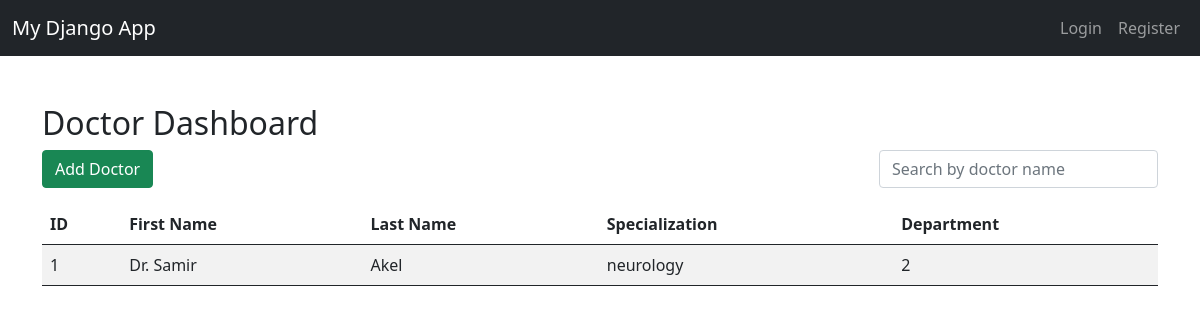
Before: /user/doctor/ with the older database file.
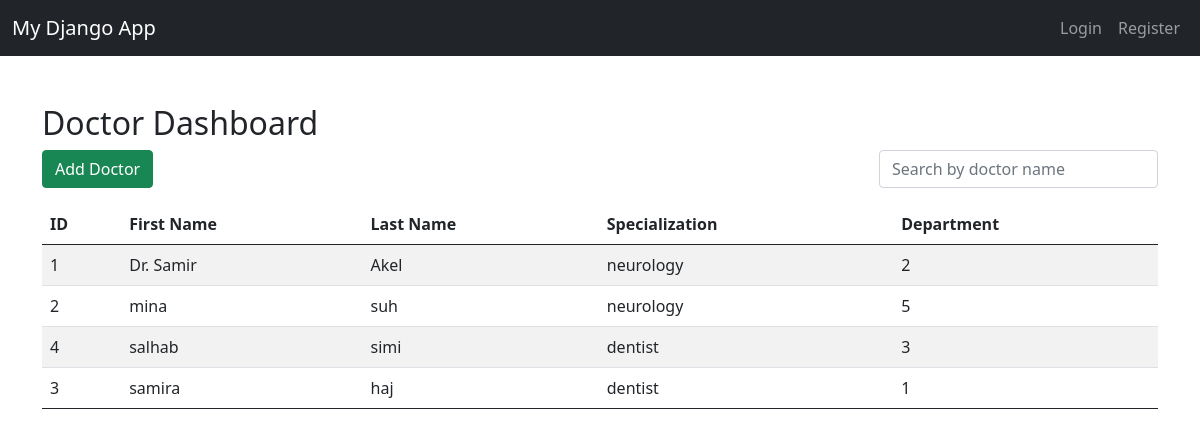
After: the same page with the newer database file.
### user/models.py (models this page shows, shortened)
class Doctor(models.Model):
    firstname = models.CharField(max_length=255)
    lastname = models.CharField(max_length=255)
    specialization = models.CharField(max_length=255)
    department = models.CharField(max_length=255)

### user/views.py (the view)
# urls.py: path('doctor/', doctor_list, name='doctor'),
def doctor_list(request):
    query = request.GET.get('q', '')
    doctors = Doctor.objects.all()
    if query:
        doctors = doctors.filter(
            Q(firstname__icontains=query) |
            Q(lastname__icontains=query)
        )
    doctors = doctors.order_by('firstname')
    return render(request, 'doctor/doctor.html', {'doctors': doctors})

### user/templates/doctor/doctor.html (shortened to what this page needs)
{% extends "base.html" %}
{% block content %}
    <div class="container mt-5">
        <div class="d-flex justify-content-between">
            <h2 class="text-center">Doctor Dashboard</h2>
        </div>
        <div class="d-flex justify-content-between mb-3">
            <a class="btn btn-success" href="{% url 'create-doctor' %}">Add Doctor</a>
            <input type="text" id="search" class="form-control w-25" placeholder="Search by doctor name" value="{{ request.GET.q|default:'' }}">
        </div>
        <table class="table table-striped">
            <thead>
                <tr>
                    <th>ID</th>
                    <th>First Name</th>
                    <th>Last Name</th>
                    <th>Specialization</th>
                    <th>Department</th>
                </tr>
            </thead>
            <tbody id="doctorTable">
                {% for doctor in doctors %}
                <tr>
                    <td>{{ doctor.id }}</td>
                    <td>{{ doctor.firstname }}</td>
                    <td>{{ doctor.lastname }}</td>
                    <td>{{ doctor.specialization }}</td>
                    <td>{{ doctor.department }}</td>
                </tr>
                {% empty %}
                <tr>
                    <td colspan="5" class="text-center">No doctors available</td>
                </tr>
                {% endfor %}
            </tbody>
    </div>
{% endblock %}

### user/templates/base.html (shortened to what this page needs)
<!DOCTYPE html>
<html lang="en">
<head>
    <link href="https://cdn.jsdelivr.net/npm/bootstrap@5.0.2/dist/css/bootstrap.min.css" rel="stylesheet">
</head>
<body>
    <nav class="navbar navbar-expand-lg navbar-dark bg-dark">
        <div class="container-fluid">
            <a class="navbar-brand" href="#">My Django App</a>
            <div class="collapse navbar-collapse" id="navbarNav">
                <ul class="navbar-nav ms-auto">
                    {% if user.is_authenticated %}
                    <li class="nav-item">
                        <a class="nav-link" href="{% url 'home' %}">Home</a>
                    </li>
                    <li class="nav-item">
                        <a class="nav-link" href="{% url 'doctor' %}">Doctor</a>
                    </li>
                        <li class="nav-item">
                            <span class="nav-link text-white">Hello, {{ user.username }}</span>
                        </li>
                        <li class="nav-item">
                            <a class="btn btn-danger" href="{% url 'logout' %}">Logout</a>
                        </li>
                    {% else %}
                        <li class="nav-item">
                            <a class="nav-link" href="{% url 'login' %}">Login</a>
                        </li>
                        <li class="nav-item">
                            <a class="nav-link" href="{% url 'register' %}">Register</a>
                        </li>
                    {% endif %}
                </ul>
            </div>
        </div>
    </nav>
    <div>
        {% block content %}
        {% endblock %}
    </div>
</body>
</html>

Changed rows visible on the page:
added Doctor: id "2", firstname "mina", lastname "suh", specialization "neurology", department "5"
added Doctor: id "4", firstname "salhab", lastname "simi", specialization "dentist", department "3"
added Doctor: id "3", firstname "samira", lastname "haj", specialization "dentist", department "1"
